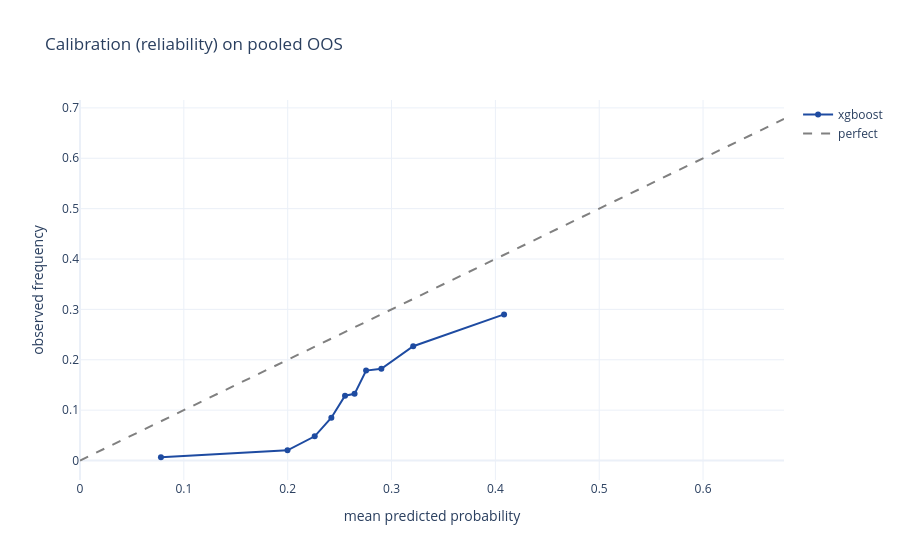

Notebook source saved alongside this figure:
### Markdown cell above
## 3 - Pooled out-of-time predictions + calibration

Pool the per-fold OOS predictions (frozen retuned hp) into ONE decision-aligned
sample; report pooled KPIs and the reliability curve - the probabilities feed the
overbooking decision, so calibration matters as much as ranking.

### Code cell
_step("pooled out-of-time predictions...")
oos = T.walk_forward_predict(MODEL, n_folds=12)
yv, pv = oos["y_true"].to_numpy(), oos["y_prob"].to_numpy()
print(f"pooled OOS: n={len(oos):,}  base-rate={yv.mean():.3f}  | "
      f"AUC={roc_auc_score(yv,pv):.4f}  AP={average_precision_score(yv,pv):.4f}  "
      f"Brier={brier_score_loss(yv,pv):.4f}")
from sklearn.calibration import calibration_curve
frac_pos, mean_pred = calibration_curve(yv, pv, n_bins=10, strategy="quantile")
fig = go.Figure()
fig.add_scatter(x=mean_pred, y=frac_pos, mode="lines+markers", name=MODEL, line=dict(color=BRAND["blue"]))
fig.add_scatter(x=[0, float(pv.max())], y=[0, float(pv.max())], mode="lines",
                name="perfect", line=dict(color="grey", dash="dash"))
fig.update_layout(title="Calibration (reliability) on pooled OOS",
                  xaxis_title="mean predicted probability", yaxis_title="observed frequency")
fig.show()

### Figure 1 — Plotly figure (JSON) as saved in the notebook; plotly's stock layout.template omitted (floating-point values rounded to 4 significant figures)
{"data": [{"line": {"color": "#1E4BA1"}, "mode": "lines+markers", "name": "xgboost", "type": "scatter", "x": [0.07795, 0.1998, 0.226, 0.242, 0.2552, 0.2644, 0.2755, 0.2902, 0.3209, 0.4084], "y": [0.006538, 0.02021, 0.04813, 0.08502, 0.1288, 0.1324, 0.1786, 0.1821, 0.2269, 0.2901]}, {"line": {"color": "grey", "dash": "dash"}, "mode": "lines", "name": "perfect", "type": "scatter", "x": [0, 0.6779], "y": [0, 0.6779]}], "layout": {"title": {"text": "Calibration (reliability) on pooled OOS"}, "xaxis": {"title": {"text": "mean predicted probability"}}, "yaxis": {"title": {"text": "observed frequency"}}}}
